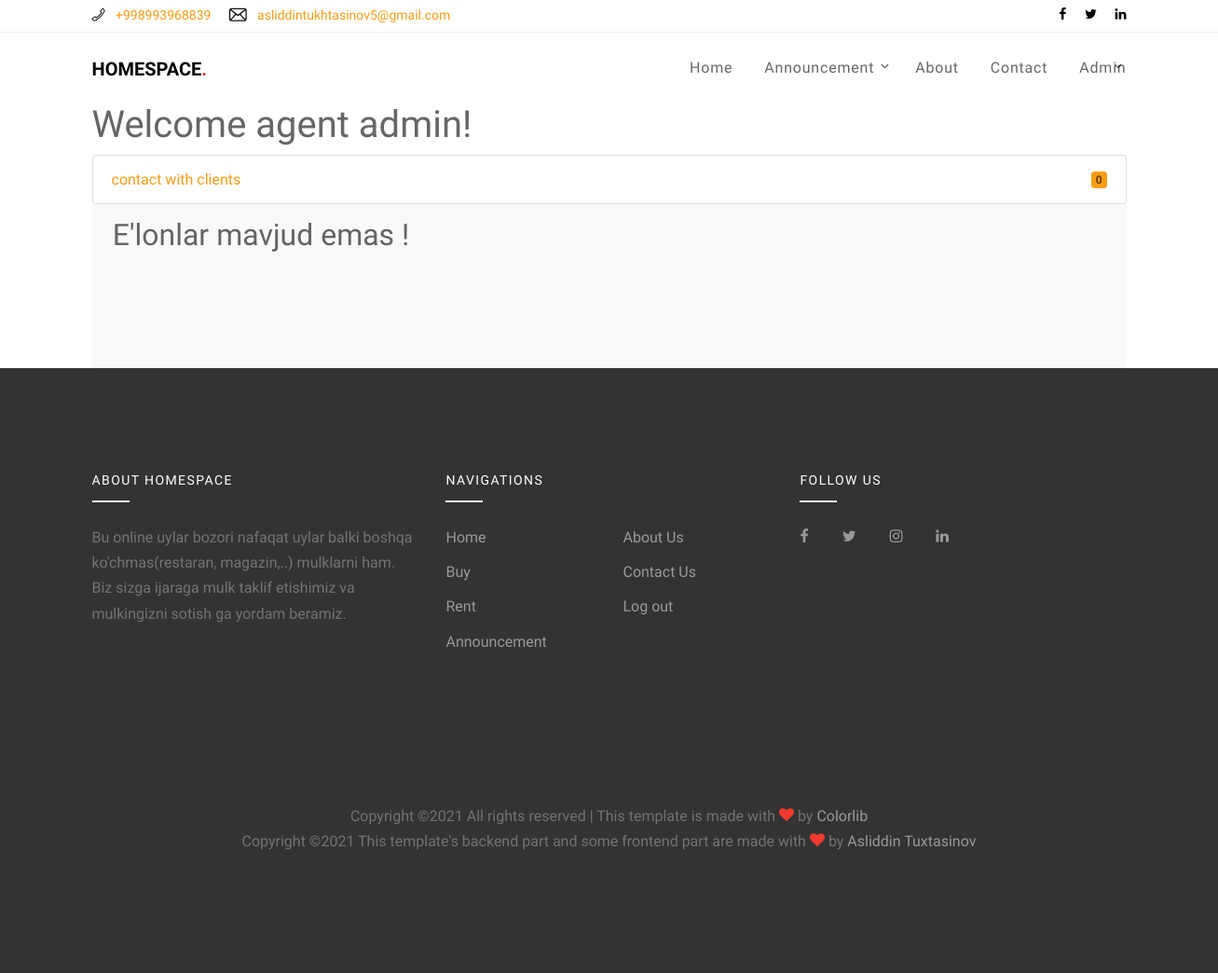
/user/user_page/ (signed in), run on an earlier commit of the app's database.
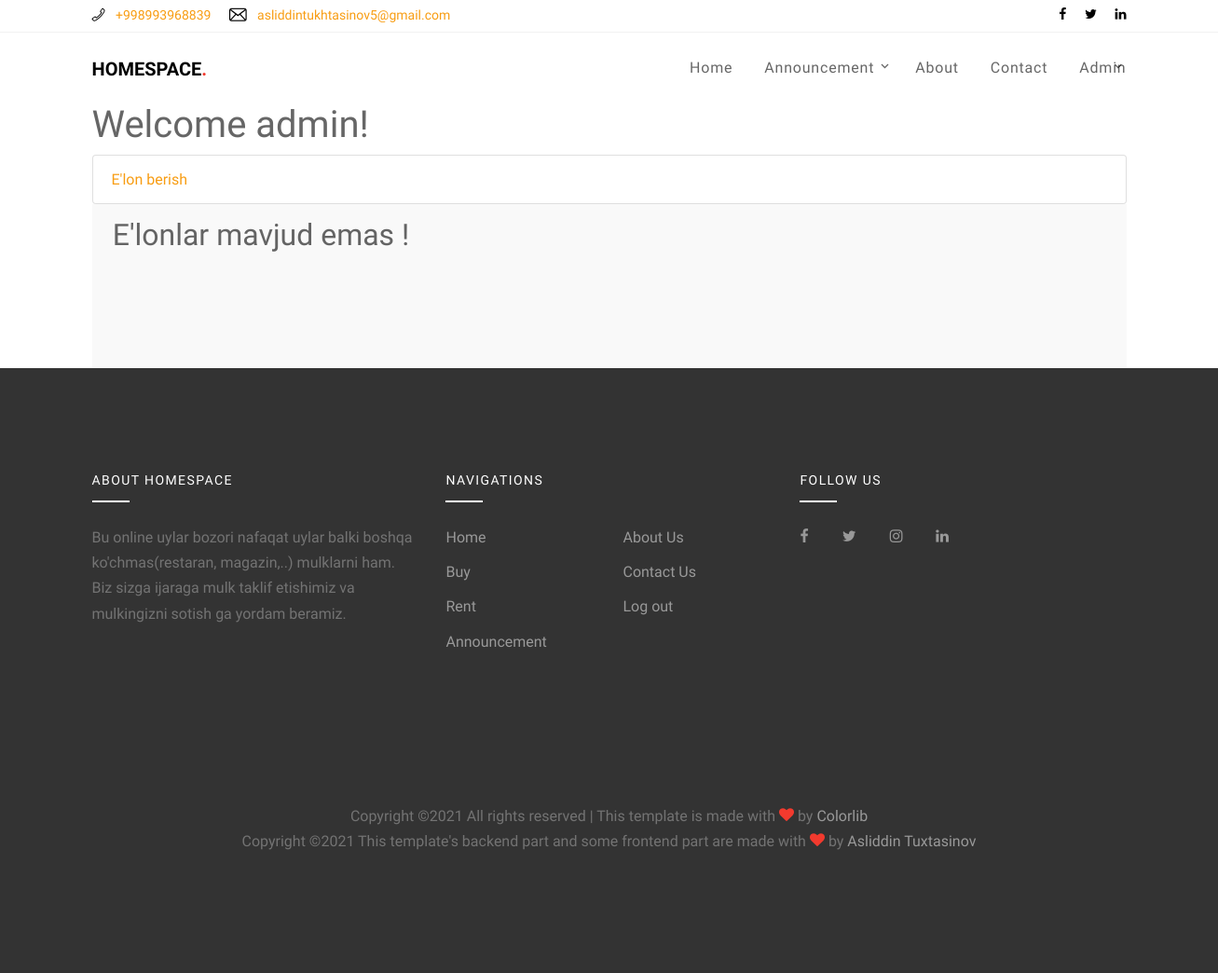
And on a later commit of the database.
### authusers/models.py (models this page shows)
class CustomUser(AbstractUser):
    email = models.EmailField(
        'email address', unique=True,
        error_messages={
            'unique': "A user with that email already exists.",},)
    is_agent = models.BooleanField('agent',default=False,help_text=('is agent?'),)
    create_date = models.DateTimeField(auto_now_add=True)

### authusers/views.py (the view)
# urls.py: path('user_page/', UserPageView.as_view(), name='user_page'),
class UserPageView(LoginRequiredMixin,ListView):
    model = Posts
    context_object_name = 'posts'
    template_name = 'profilePage/user_page.html'
    paginate_by = 6
    paginate_orphans = 3
    def get_queryset(self):
        client = self.request.user
        if client.is_agent:
            try:
                diller=Agents.objects.get(agent=client)
                queryset = self.model._default_manager.filter(diller=diller)
            except:
                queryset = self.model._default_manager.none()
        else:
            queryset = self.model._default_manager.filter(owner=client)
        return queryset
    def get_context_data(self,**kwargs):
        context = super().get_context_data(**kwargs)
        client = self.request.user
        if client.is_agent:
            context['contact_with_cilent_count']=len(ContactWithAgent.objects.filter(agent__agent=client))
        return context

### templates/profilePage/user_page.html (shortened to what this page needs)
{% extends 'base.html' %}
{% load static %}
{% block content %}
<div class="container">
    {% if user.is_authenticated %}
        <div class="content-header">
            {% if user.is_agent %}
                <h1>Welcome agent {{user.username}}!</h1>
                <ul class="list-group">
                    <li class="list-group-item d-flex justify-content-between align-items-center">
                        <a href="{% url 'contact-with-client-page' %}">contact with clients</a>
                        <span class="badge bg-primary rounded-pill">{{contact_with_cilent_count}}</span>
                    </li>
                </ul>
            {% else %}
                <h1>Welcome {{user.username}}!</h1>
                <ul class="list-group">
                    <li class="list-group-item d-flex justify-content-between align-items-center">
                        <a href="{% url 'create_post' %}">E'lon berish</a>
                    </li>
                </ul>
            {% endif %}
        </div>
        <div class="site-section site-section-sm bg-light">
            <div class="container">
                {% include 'posts.html' %}
            </div>
        </div>
    {% else %}
        <h1>You are not login</h1>
    {% endif %}
</div>
{% endblock %}

### templates/base.html (shortened to what the changed rows need)
{% load static %}
{% load active_link_tags %}
{% url 'main:index' as index %}
<!DOCTYPE html>
<html lang="en">
  <head>
    <link rel="stylesheet" href="{% static 'fonts/icomoon/style.css' %}">
    <link rel="stylesheet" href="{% static 'css/bootstrap.min.css' %}">
    <link rel="stylesheet" href="{% static 'css/magnific-popup.css' %}">
    <link rel="stylesheet" href="{% static 'css/jquery-ui.css' %}">
    <link rel="stylesheet" href="{% static 'css/owl.carousel.min.css' %}">
    <link rel="stylesheet" href="{% static 'css/owl.theme.default.min.css' %}">
    <link rel="stylesheet" href="{% static 'css/bootstrap-datepicker.css' %}">
    <link rel="stylesheet" href="{% static 'css/mediaelementplayer.css' %}">
    <link rel="stylesheet" href="{% static 'css/animate.css' %}">
    <link rel="stylesheet" href="{% static 'fonts/flaticon/font/flaticon.css' %}">
    <link rel="stylesheet" href="{% static 'css/fl-bigmug-line.css' %}">
    <link rel="stylesheet" href="{% static 'css/aos.css' %}">
    <link rel="stylesheet" href="{% static 'css/style.css' %}">
  </head>
  <body>
  <div class="site-wrap">
    <div class="site-navbar">
        <div class="container py-1">
          <div class="row align-items-center">
            <div class="col-8 col-md-8 col-lg-4">
              <h1 class=""><a href="\" class="h5 text-uppercase text-black"><strong>HomeSpace<span class="text-danger">.</span></strong></a></h1>
            </div>
            <div class="col-4 col-md-4 col-lg-8">
              <nav class="site-navigation text-right text-md-right" role="navigation">
                <ul class="site-menu js-clone-nav d-none d-lg-block">
                  {% if user.is_authenticated %}
                    <li class="has-children {% active_link 'user_page' %}">
                      <a href="{% url 'user_page' %}">{{ user.username|title }}</a>
                    </li>
                  {% else %}
                    <li class="{% active_link 'login' %}"><a href="{% url 'login' %}">Log in</a></li>
                    <li class="{% active_link 'signup' %}"><a href="{% url 'signup' %}">Sign Up</a></li>
                  {% endif %}
                </ul>
              </nav>
            </div>
          </div>
        </div>
    </div>
  </div>
  {% block content %}
  {% endblock %}
  </body>
</html>

What changed in the data, as far as the page shows it:
changed CustomUser "admin": is_agent True → False (drawn)
Also different on the page:
{{ contact_with_cilent_count }}: "0" → (not shown)
text no longer shown: "Welcome agent contact with clients"
text now shown: "Welcome E'lon berish"
